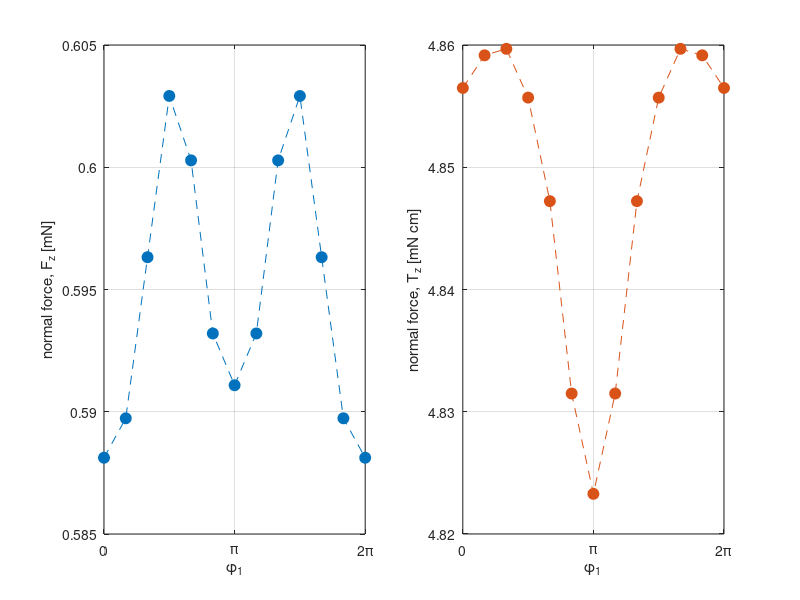

The MATLAB script that drew this image: (Note: this script raises an error after producing the figure.)
% Note: In the sample data, the control variable is phi1, while d and dphi are 
% input parameters, but the configuration space could be defined by any
% combination of vectors of these three variables. Adjust plot as needed.
load('configstepping_sampledata.mat','FullRes','phi1','d','dphi','Fscale','Tscale')

% Normal force & torque
Fz = Fscale*FullRes(3,6,:);
Tz = Tscale*FullRes(6,6,:);

% Plot
mycols = lines(2);

figure('Position',[499,388,756,258])
subplot(1,2,1)
plot(phi1(:),1e3*Fz(:),'--o','Color',mycols(1,:),'MarkerSize',8,'MarkerFaceColor',mycols(1,:))
xlabel('\phi_1')
ylabel('normal force, F_z [mN]')
box on
grid on
xlim([0 2*pi])
xticks([0 1 2]*pi)
xticklabels({'0','\pi','2\pi'})

subplot(1,2,2)
plot(phi1(:),1e5*Tz(:),'--o','Color',mycols(2,:),'MarkerSize',8,'MarkerFaceColor',mycols(2,:))
xlabel('\phi_1')
ylabel('normal force, T_z [mN cm]')
box on
grid on
xlim([0 2*pi])
xticks([0 1 2]*pi)
xticklabels({'0','\pi','2\pi'})

sgtitle(['\Delta\phi = ' num2str(dphi) ', d = ' num2str(d*1e3) ' mm'])
